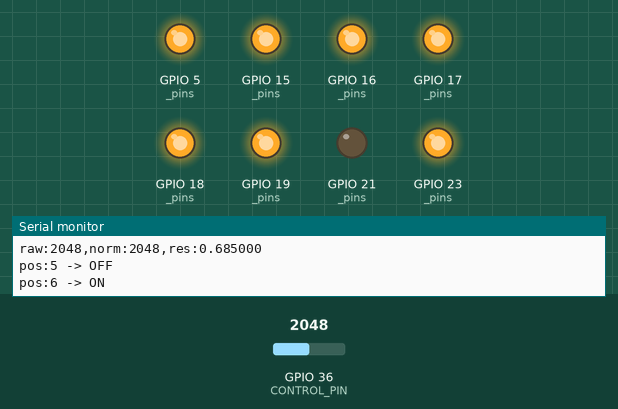
A program run on a simulated ESP32. Parts: output pins drawn as LEDs (lit = HIGH), the last lines printed to the serial monitor. Dashed ring = blinking. The test bench sets the inputs (shaded band); at power-on: GPIO 36 (CONTROL_PIN) = 2048 (analog values on the 0–4095 scale).

Above: at 1.2 s.
1.3 s: GPIO 36 (CONTROL_PIN) set to 2340
At 1.56 s:
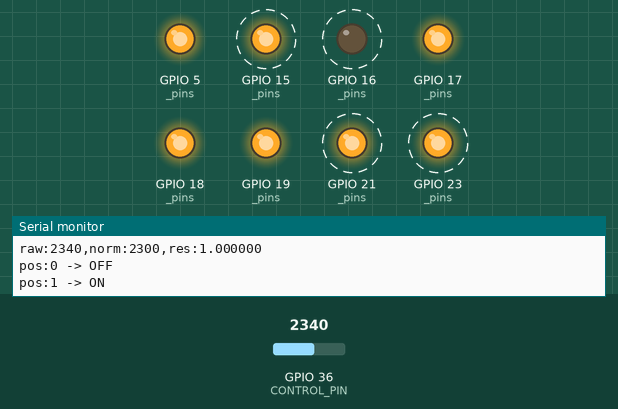
At 1.97 s:
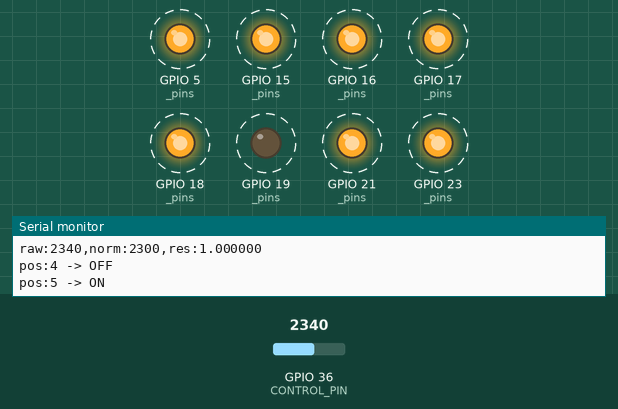
4.3 s: GPIO 36 (CONTROL_PIN) set to 2047
At 5.45 s:
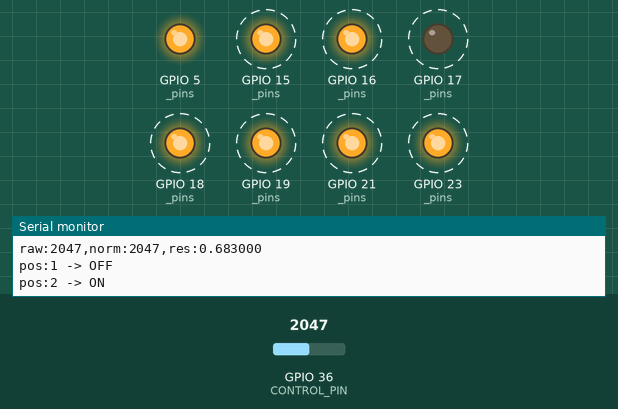
Timing chart, 0 to 13.3 s (numbered marks = the images above; inputs shaded):
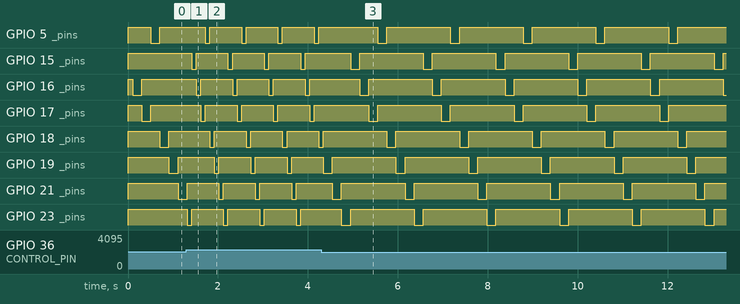

The program:

main.cpp
```cpp
#include <Arduino.h>

#include "Controller.h"

Controller* controller;

void setup() {
    Serial.begin(115200);
    Serial.flush();
    Serial.println("Version:" __DATE__ " " __TIME__);
    controller = new Controller();
}

void loop() {
    controller->loop();
}
```

Controller.h
```cpp
#pragma once

#include <Arduino.h>

#include "consts.h"
#include "utils.h"

#include "Pin.h"

class Controller {
    Pin _pins[NUM_PINS] = {15, 16, 17, 5, 18, 19, 21, 23};
    uint8_t _pos;
    uint16_t _cycleDuration;
    unsigned long _cycleStarted;
    unsigned long _lastRead;

   public:
    Controller() : _pos{0},
                   _cycleDuration{0},
                   _cycleStarted{0},
                   _lastRead{0} {
        analogReadResolution(12);
        adcAttachPin(CONTROL_PIN);
    }

    float getThorottlePosition() {
        uint16_t raw = analogRead(CONTROL_PIN);
        uint16_t norm = constrain(raw, MIN_POS, MAX_POS);
        // TODO Filter
        float res = 0;
        if (norm > DEAD_ZONE) {
            res = (float)map(norm, DEAD_ZONE, MAX_POS, 0, 1000) / 1000.0f;
        }
        Serial.printf("raw:%d,norm:%d,res:%f\r\n", raw, norm, res);
        return res;
    }

    uint16_t getCycleInterval(float throttle) {
        return map(throttle * 1000, 0, 1000, NO_THROTTLE_INTERVAL, FULL_THROTTLE_INTERVAL);
    }

    void setCycleDuration(uint16_t value) {
        Serial.printf("cycle:%d\r\n", value);
        _cycleDuration = value;
        next();
    }

    bool isCycleDone() {
        return (_cycleDuration > 0) && (millis_since(_cycleStarted) > _cycleDuration);
    }

    void next() {
        Serial.printf("pos:%d -> OFF\r\n", _pos);
        _pins[_pos].off();

        if (_cycleDuration > 0) {
            if (++_pos >= NUM_PINS) _pos = 0;
            Serial.printf("pos:%d -> ON\r\n", _pos);
            _pins[_pos].on();
            _cycleStarted = millis();
        }
    }

    void loop() {
        if (millis_since(_lastRead) > FULL_THROTTLE_INTERVAL * 10) {
            _lastRead = millis();
            float pos = getThorottlePosition();
            uint16_t cycle = getCycleInterval(pos);

            if (_cycleDuration != cycle) {
                setCycleDuration(cycle);
            }

            if (isCycleDone()) {
                next();
            }
        }
    }
};
```

Pin.h
```cpp
#pragma once

#include <Arduino.h>

#include "consts.h"

struct Pin {
   private:
    uint8_t _num;
    bool _state;

   public:
    Pin(uint8_t num) : _num{num},
                       _state{STATE_OFF} {
        pinMode(_num, OUTPUT);
        applyState();
    };

    void on() {
        _state = STATE_ON;
        applyState();
    }

    void off() {
        _state = STATE_OFF;
        applyState();
    }

    void toggle() {
        _state = !_state;
        applyState();
    };

    void applyState() {
        digitalWrite(_num, _state);
    }
};
```

consts.h
```cpp
#pragma once

#define NUM_PINS 8

#define MAX_POS 2300
#define DEAD_ZONE 1500
#define MIN_POS 1400

#define NO_THROTTLE_INTERVAL 500
#define FULL_THROTTLE_INTERVAL 10

#define SAMPLES 10
#define REFRESH_THROTTLE 10
#define CONTROL_PIN 36

#define STATE_ON LOW
#define STATE_OFF HIGH
```

utils.h
```cpp
#pragma once

unsigned long millis_since(unsigned long sinse);

unsigned long millis_passed(unsigned long start, unsigned long finish);
```

utils.cpp
```cpp
#include "utils.h"

#include <Arduino.h>

unsigned long millis_since(unsigned long sinse) {
    return millis_passed(sinse, millis());
}

unsigned long millis_passed(unsigned long start, unsigned long finish) {
    unsigned long result = 0;
    if (start <= finish) {
        unsigned long passed = finish - start;
        if (passed <= LONG_MAX) {
            result = static_cast<long>(passed);
        } else {
            result = static_cast<long>((LONG_MAX - finish) + start + 1u);
        }
    } else {
        unsigned long passed = start - finish;
        if (passed <= LONG_MAX) {
            result = static_cast<long>(passed);
            result = -1 * result;
        } else {
            result = static_cast<long>((LONG_MAX - start) + finish + 1u);
            result = -1 * result;
        }
    }
    return result;
}
```

Measured:
- after the input at 1.3 s, GPIO 5 (_pins): alternates HIGH for 0.71 s and LOW for 0.10 s, starting after 0.42 s; GPIO 15 (_pins): alternates HIGH for 0.71 s and LOW for 0.10 s, starting after 0.12 s
- after the input at 4.3 s, GPIO 5 (_pins): alternates HIGH for 1.4 s and LOW for 0.20 s, starting after 1.3 s; GPIO 15 (_pins): alternates HIGH for 1.4 s and LOW for 0.20 s, starting after 0.65 s
- by itself, GPIO 19 (_pins), GPIO 21 (_pins): alternates HIGH for 0.71 s and LOW for 0.10 s
